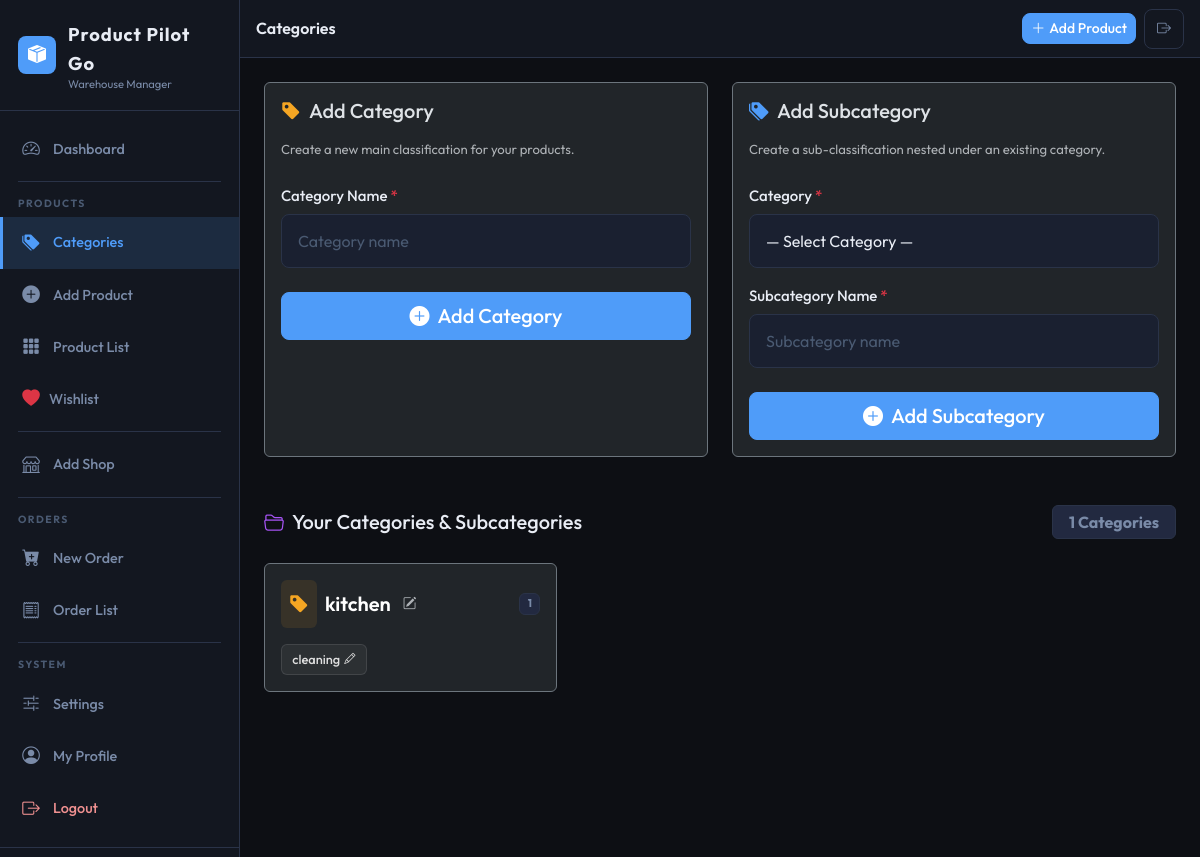
The page /categories/ (signed in) on the database its author committed.
### aps/models.py (models this page shows, shortened)
class Category(models.Model):
    name = models.CharField(max_length=150)
    created_by = models.ForeignKey(
        User,
        on_delete=models.CASCADE,
        null=True, blank=True,
        related_name='categories_created',
    )
    class Meta:
        verbose_name = 'Category'
        verbose_name_plural = 'Categories'
        ordering = ['name']
        unique_together = ('name', 'created_by')
    def __str__(self):
        return self.name

class SubCategory(models.Model):
    category = models.ForeignKey(
        Category,
        on_delete=models.CASCADE,
        related_name='subcategories'
    )
    name = models.CharField(max_length=150)
    class Meta:
        verbose_name = 'Sub Category'
        verbose_name_plural = 'Sub Categories'
        ordering = ['name']
        unique_together = ('category', 'name')

### aps/views/categories.py (the view, shortened to what this page needs)
# urls.py: path('categories/', views.categories_list, name='categories_list'),
@business_user_required
def categories_list(request):
    cat_form = CategoryForm(user=request.user)
    subcat_form = SubCategoryForm(user=request.user)
    categories = Category.objects.filter(
        created_by=request.user
    ).prefetch_related('subcategories').order_by('name')
    return render(request, 'aps/categories.html', {
        'page_title': 'Categories',
        'active_menu': 'categories',
        'cat_form': cat_form,
        'subcat_form': subcat_form,
        'categories': categories,
    })

### aps/forms.py (shortened to what this page needs)
class CategoryForm(forms.ModelForm):
    class Meta:
        model = Category
        fields = ['name']
        widgets = {
            'name': forms.TextInput(attrs={
                'class': 'form-control form-control-lg',
                'placeholder': 'Category name',
                'autocomplete': 'off',
            })
        }
    def __init__(self, *args, user=None, **kwargs):
        super().__init__(*args, **kwargs)
        self._user = user

class SubCategoryForm(forms.ModelForm):
    class Meta:
        model = SubCategory
        fields = ['category', 'name']
        widgets = {
            'category': forms.Select(attrs={'class': 'form-select form-select-lg'}),
            'name': forms.TextInput(attrs={
                'class': 'form-control form-control-lg',
                'placeholder': 'Subcategory name',
                'autocomplete': 'off',
            })
        }
    def __init__(self, *args, user=None, **kwargs):
        super().__init__(*args, **kwargs)
        self.fields['category'].empty_label = '— Select Category —'
        if user:
            self.fields['category'].queryset = Category.objects.filter(created_by=user)

### aps/permissions.py (called while the page is built, shortened)
def is_administrator(user):
    return user.is_authenticated and user.is_active and (
        user.is_staff or user.is_superuser
    )

def is_active_approved(user):
    return user.is_authenticated and user.is_active

def get_user_profile(user):
    if not user.is_authenticated:
        return None
    profile, _ = UserProfile.objects.get_or_create(user=user)
    return profile

def can_export(user):
    if is_administrator(user):
        return True
    profile = get_user_profile(user)
    return profile and profile.can_export

def can_manage_settings(user):
    if is_administrator(user):
        return True
    profile = get_user_profile(user)
    if profile and profile.can_manage_settings:
        return True
    from aps.models import ProductCodeSettings
    if not ProductCodeSettings.objects.filter(user=user).exists():
        return True
    return False

def can_delete_products(user):
    if is_administrator(user):
        return True
    profile = get_user_profile(user)
    return profile and profile.can_delete_products

def business_user_required(view_func):
    @wraps(view_func)
    @login_required
    def _wrapped(request, *args, **kwargs):
        if not is_active_approved(request.user):
            return redirect('login')
        return view_func(request, *args, **kwargs)
    return _wrapped

### aps/templates/aps/categories.html (shortened to what this page needs)
{% extends 'aps/base.html' %}
{% load static %}
{% block extra_css %}
<link href="https://cdn.jsdelivr.net/npm/tom-select@2.3.1/dist/css/tom-select.bootstrap5.min.css" rel="stylesheet">
{% endblock %}
{% block content %}
<div class="row g-4">
  <div class="col-12 col-lg-6">
    <div class="card bg-dark border-secondary h-100">
      <div class="card-body">
        <h5 class="card-title mb-3">
          <i class="bi bi-tag-fill text-amber me-2"></i>Add Category
        </h5>
        <p class="text-muted small mb-4">Create a new main classification for your products.</p>
        <form method="post" novalidate>
          <div class="mb-4">
            <label class="form-label fw-500">Category Name <span class="text-danger">*</span></label>
            {{ cat_form.name }}
          </div>
          <button type="submit" class="btn btn-primary btn-lg w-100">
            <i class="bi bi-plus-circle-fill me-2"></i>Add Category
          </button>
        </form>
      </div>
    </div>
  </div>
  <div class="col-12 col-lg-6">
    <div class="card bg-dark border-secondary h-100">
      <div class="card-body">
        <h5 class="card-title mb-3">
          <i class="bi bi-tags-fill text-blue me-2"></i>Add Subcategory
        </h5>
        <p class="text-muted small mb-4">Create a sub-classification nested under an existing category.</p>
        <form method="post" novalidate>
          <div class="mb-3">
            <label class="form-label fw-500">Category <span class="text-danger">*</span></label>
            {{ subcat_form.category }}
          </div>
          <div class="mb-4">
            <label class="form-label fw-500">Subcategory Name <span class="text-danger">*</span></label>
            {{ subcat_form.name }}
          </div>
          <button type="submit" class="btn btn-primary btn-lg w-100">
            <i class="bi bi-plus-circle-fill me-2"></i>Add Subcategory
          </button>
        </form>
      </div>
    </div>
  </div>
</div>
{% if categories %}
<div class="mt-5">
  <div class="d-flex align-items-center justify-content-between mb-4">
    <h5 class="fw-700 mb-0">
      <i class="bi bi-folder2-open text-purple me-2"></i>Your Categories & Subcategories
    </h5>
    <span class="badge bg-secondary px-3 py-2 fs-6">{{ categories.count }} Categories</span>
  </div>
  <div class="row g-3">
    {% for cat in categories %}
    <div class="col-12 col-md-6 col-lg-4">
      <div class="card bg-dark border-secondary h-100">
        <div class="card-body">
          <div class="d-flex align-items-center gap-2 mb-3">
            <div class="p-2 rounded bg-opacity-10 bg-amber d-flex align-items-center justify-content-center" style="background-color: rgba(245,166,35,0.1);">
              <i class="bi bi-tag-fill text-amber fs-5"></i>
            </div>
            <h5 class="mb-0 fw-600 text-white">{{ cat.name }}</h5>
            <button type="button" class="btn btn-sm p-0 border-0 bg-transparent text-muted text-opacity-75 hover-accent" onclick="openEditCategoryModal({{ cat.pk }}, '{{ cat.name|escapejs }}')" title="Edit Category">
              <i class="bi bi-pencil-square ms-1" style="font-size: 0.85rem; cursor: pointer;"></i>
            </button>
            <span class="badge bg-secondary ms-auto">{{ cat.subcategories.count }}</span>
          </div>
          {% if cat.subcategories.all %}
          <div class="d-flex flex-wrap gap-2 mt-2">
            {% for sub in cat.subcategories.all %}
            <span class="badge-subcat d-inline-flex align-items-center gap-1">
              <span>{{ sub.name }}</span>
              <i class="bi bi-pencil" style="font-size: 0.7rem; cursor: pointer;" onclick="openEditSubcategoryModal({{ sub.pk }}, '{{ sub.name|escapejs }}', {{ cat.pk }})" title="Edit Subcategory"></i>
            </span>
            {% endfor %}
          </div>
          {% else %}
          <p class="text-muted small mb-0 mt-1"><i class="bi bi-info-circle me-1"></i>No subcategories yet.</p>
          {% endif %}
        </div>
      </div>
    </div>
    {% endfor %}
  </div>
</div>
{% endif %}
{% endblock %}

### aps/static/css/main.css (style rules this page uses)
:root { --bg: #0d0f14; --surface: #131720; --surface-2: #1a2030; --surface-3: #222940; --border: #2a3348; --text: #e8ecf4; --text-muted: #7a8ba8; --text-dim: #4a5a72; --accent: #4f9cf9; --accent-glow: rgba(79,156,249,0.15); --amber: #f5a623; --green: #22c55e; --red: #ef4444; --purple: #a855f7; --sidebar-w: 240px; --topnav-h: 58px; --radius: 12px; --radius-sm: 8px; --font-body: 'Outfit', sans-serif; --font-mono: 'DM Mono', monospace; }
*, *::before, *::after { box-sizing: border-box; }
html { scroll-behavior: smooth; -webkit-tap-highlight-color: transparent; }
body { font-family: var(--font-body); background: var(--bg); color: var(--text); font-size: 15px; line-height: 1.6; margin: 0; overflow-x: hidden; }
.fw-500 { font-weight: 500; }
.fw-600 { font-weight: 600; }
.text-amber { color: var(--amber) !important; }
.text-blue { color: var(--accent) !important; }
.text-purple { color: var(--purple) !important; }
.btn { font-family: var(--font-body); font-weight: 500; border-radius: var(--radius-sm); transition: all 0.15s; }
.btn-primary { background: var(--accent); border-color: var(--accent); color: #fff; }
.form-control, .form-select { background: var(--surface-2); border: 1px solid var(--border); color: var(--text); border-radius: var(--radius-sm); font-family: var(--font-body); padding: 12px 14px; font-size: 0.95rem; min-height: 48px; }
.form-control::placeholder { color: var(--text-dim); }
.form-select option { background: var(--surface); }
.form-label { font-weight: 500; color: var(--text); margin-bottom: 6px; }
.form-control-lg, .form-select-lg { min-height: 54px; font-size: 1rem; padding: 14px 16px; }
.badge-subcat { display: inline-block; background: rgba(79,156,249,.12); color: var(--accent); border: 1px solid rgba(79,156,249,.25); border-radius: 20px; font-size: 0.7rem; padding: 2px 8px; font-weight: 500; }
.badge.bg-secondary { background: var(--surface-3) !important; color: var(--text-muted); border: 1px solid var(--border); }

### aps/templates/aps/categories.html (style rules this page uses)
.badge-subcat { background: rgba(255, 255, 255, 0.05); border: 1px solid rgba(255, 255, 255, 0.1); color: #e0e0e0; padding: 0.35em 0.8em; font-size: 0.8rem; font-weight: 500; border-radius: 6px; display: inline-block; transition: all 0.2s ease; }

### rows shown on the page
Category: name "kitchen", subcategories.count "1"
SubCategory: name "cleaning"

### other values the page prints
{{ page_title|default:"Dashboard" }} "Categories"
{{ categories.count }} "1"
